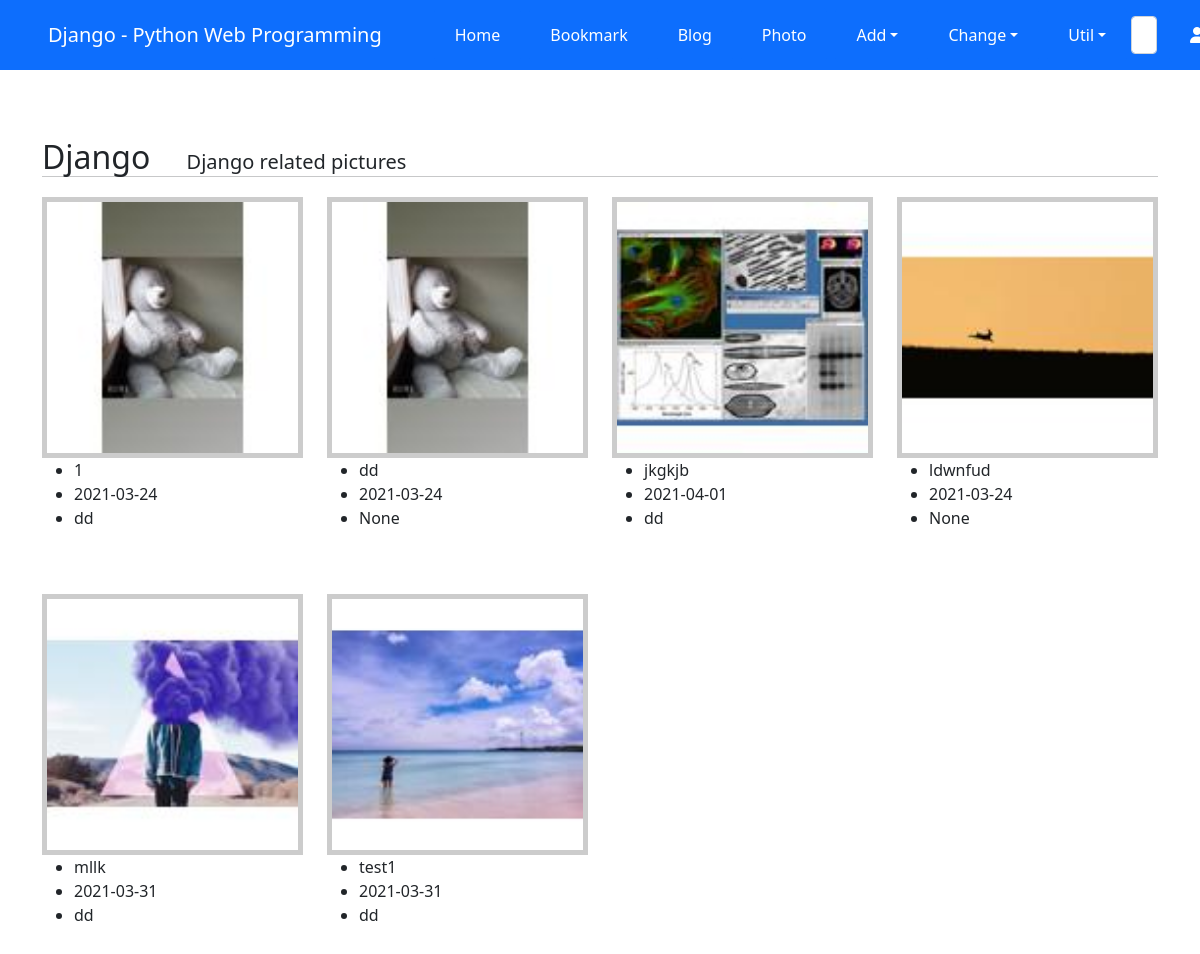
/photo/album/1/, run on the app's committed database.
### photo/models.py (models this page shows, shortened)
class Album(models.Model):
    name = models.CharField(max_length=30)
    description = models.CharField('One Line Description', max_length=100, blank= True)
    owner = models.ForeignKey('auth.User', on_delete=models.CASCADE, verbose_name="OWNER", blank=True, null=True)
    objects = models.Manager()
    second_objects = SecondAlbumManager()
    class Meta:
        ordering = ('name',)

class Photo(models.Model):
    album = models.ForeignKey(Album, on_delete=models.CASCADE)
    title = models.CharField("TITLE", max_length=30)
    description = models.TextField('Photo Description', blank=True)
    image = ThumbnailImageField(upload_to='photo/%Y/%m')
    upload_dt = models.DateTimeField('Upload Date', auto_now_add=True)
    owner = models.ForeignKey('auth.User', on_delete=models.CASCADE, verbose_name="OWNER", blank=True, null=True)
    class Meta:
        ordering = ('title',)
    def get_absolute_url(self):
        return reverse('photo:photo_detail', args=(self.id,))

### photo/views.py (the view)
# urls.py: path('album/<int:pk>/', views.AlbumDV.as_view(), name='album_detail'),
class AlbumDV(DetailView):
    model = Album

### photo/fields.py (called while the page is built)
    def _add_thumb(self, s):
        parts = s.split(".")
        parts.insert(-1, "thumb")
        if parts[-1].lower() not in ['jpeg', 'jpg']:
            parts[-1] = 'jpg'
        return ".".join(parts)

    @property
    def thumb_url(self):
        return self._add_thumb(self.url)

### photo/templates/photo/album_detail.html (shortened to what this page needs)
{% extends 'base.html' %}
{% block content %}
    <div class="mt-5">
        <span class="h2">{{ object.name }}&emsp;</span>
        <span class="h5 font-italic">{{ object.description }}</span>
    </div>
    <hr style="margin: 0 0 20px 0;">
    <div class="row">
        {% for photo in object.photo_set.all %}
        <div class="col-md-3 mb-5">
            <div class="thumbnail">
                <a href="{{ photo.get_absolute_url }}">
                    <img src="{{ photo.image.thumb_url }}" style="width: 100%;">
                </a>
            </div>
            <ul>
                <li class="font-italic">{{ photo.title }}</li>
                <li class="font-italic">{{ photo.upload_dt|date:"Y-m-d" }}</li>
                <li class="font-italic">{{ photo.owner }}</li>
            </ul>
        </div>
        {% endfor %}
    </div>
{% endblock content %}

### photo/templates/photo/album_detail.html (style rules this page uses)
.thumbnail { border: 5px solid #ccc; }

### data on the page
Album: name "Django", description "Django related pictures"
Photo: title "1", upload_dt "2021-03-24", owner "dd"
Photo: title "dd", upload_dt "2021-03-24", owner "None"
Photo: shows a picture, title "jkgkjb", upload_dt "2021-04-01", owner "dd"
Photo: shows a picture, title "ldwnfud", upload_dt "2021-03-24", owner "None"
Photo: shows a picture, title "mllk", upload_dt "2021-03-31", owner "dd"
Photo: shows a picture, title "test1", upload_dt "2021-03-31", owner "dd"
